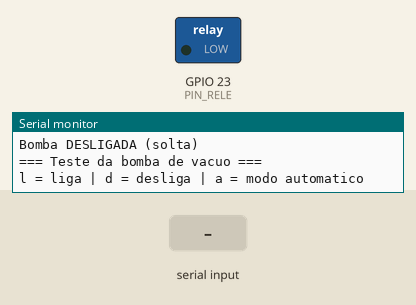
Bench run of a sketch on a simulated ESP32. Shown: switched loads named in the sketch (green lamp = pin HIGH), the last lines printed to the serial monitor. The test bench sets the inputs (shaded band).

Above: at 1.2 s.
1.3 s: "l" received over Serial
At 2.5 s:
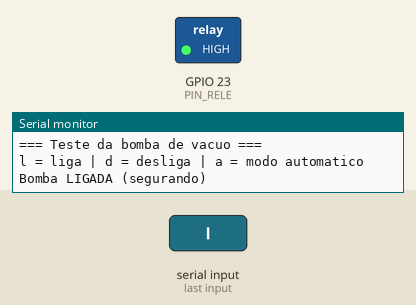
2.8 s: "d" received over Serial
At 3.8 s:
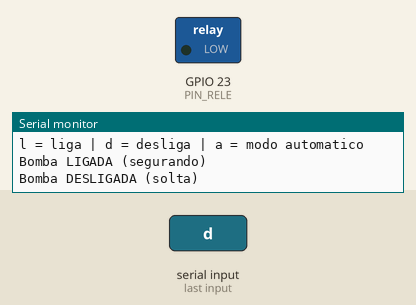
4.3 s: "a" received over Serial
At 5.0 s:
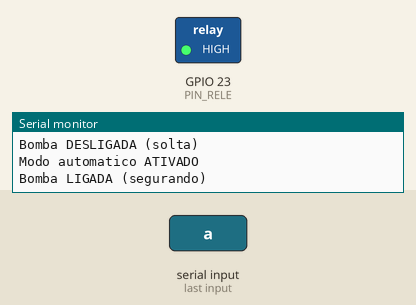
Timing chart, 0 to 9.8 s (numbered marks = the images above; inputs shaded):
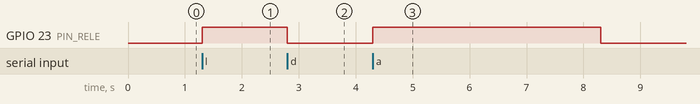

The sketch:

bomba_de_vacuo_V1.ino
```cpp
/*
  Teste da bomba de vacuo + valvula via rele (ESP32)

  Ligacao:
    GPIO 23 -> IN do rele
    GND ESP32 -> DC- do rele (e GND da fonte)
    3V3 fonte -> DC+ do rele
    5V fonte -> COM do rele | NO do rele -> + bomba e + valvula

  Comandos pelo Monitor Serial (115200 baud, "Nova linha" ativada):
    l  -> liga a bomba (segura a peca)
    d  -> desliga a bomba (solta a peca)
    a  -> liga/desliga o modo automatico (ciclo de teste)
*/

const int PIN_RELE = 23;

// Jumper do modulo em "High": true. Em "Low": coloque false.
const bool RELE_ATIVO_EM_HIGH = true;

// Tempos do modo automatico (milissegundos)
const unsigned long TEMPO_LIGADO = 4000;
const unsigned long TEMPO_DESLIGADO = 4000;

bool bombaLigada = false;
bool modoAuto = false;
unsigned long ultimaTroca = 0;

void setBomba(bool ligar) {
  bombaLigada = ligar;
  bool nivel = RELE_ATIVO_EM_HIGH ? ligar : !ligar;
  digitalWrite(PIN_RELE, nivel ? HIGH : LOW);
  Serial.println(ligar ? "Bomba LIGADA (segurando)" : "Bomba DESLIGADA (solta)");
}

void setup() {
  Serial.begin(115200);

  // Define o nivel de desligado ANTES de configurar como saida,
  // para o rele nao dar um clique na inicializacao.
  digitalWrite(PIN_RELE, RELE_ATIVO_EM_HIGH ? LOW : HIGH);
  pinMode(PIN_RELE, OUTPUT);
  setBomba(false);

  Serial.println();
  Serial.println("=== Teste da bomba de vacuo ===");
  Serial.println("l = liga | d = desliga | a = modo automatico");
}

void loop() {
  if (Serial.available()) {
    char c = Serial.read();

    if (c == 'l') {
      modoAuto = false;
      setBomba(true);
    } else if (c == 'd') {
      modoAuto = false;
      setBomba(false);
    } else if (c == 'a') {
      modoAuto = !modoAuto;
      Serial.println(modoAuto ? "Modo automatico ATIVADO" : "Modo automatico DESATIVADO");
      if (modoAuto) {
        setBomba(true);
        ultimaTroca = millis();
      } else {
        setBomba(false);
      }
    }
  }

  if (modoAuto) {
    unsigned long espera = bombaLigada ? TEMPO_LIGADO : TEMPO_DESLIGADO;
    if (millis() - ultimaTroca >= espera) {
      setBomba(!bombaLigada);
      ultimaTroca = millis();
    }
  }
}
```

Measured:
- after the input at 1.3 s, GPIO 23 (PIN_RELE): LOW → HIGH at once
- after the input at 2.8 s, GPIO 23 (PIN_RELE): HIGH → LOW at once
- after the input at 4.3 s, GPIO 23 (PIN_RELE): LOW → HIGH at once, → LOW 4.0 s later
